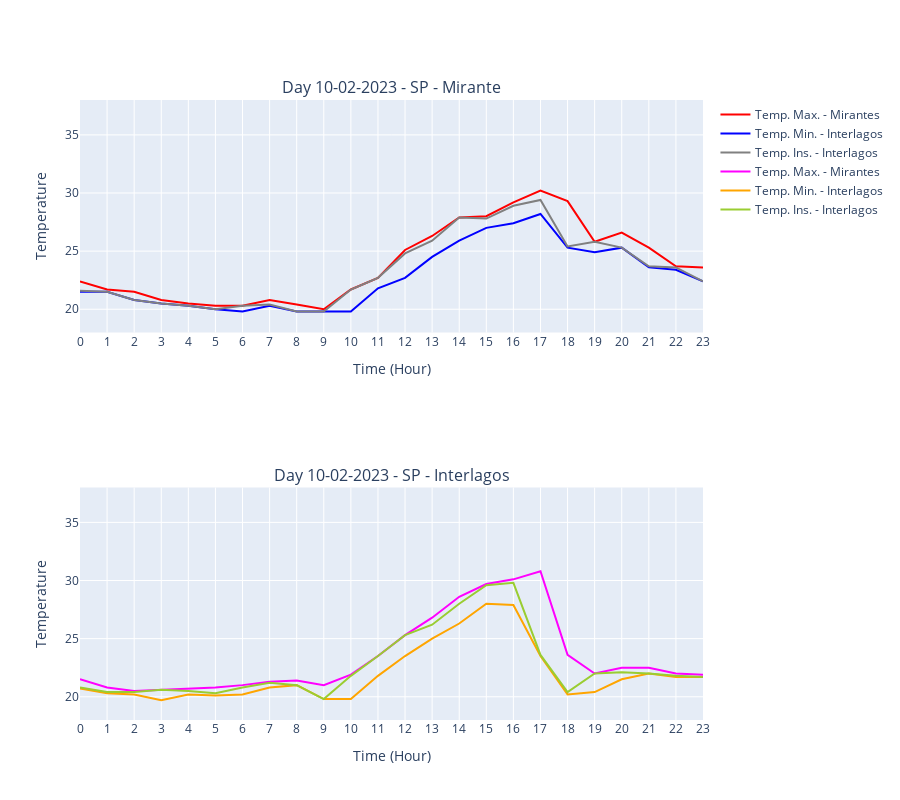
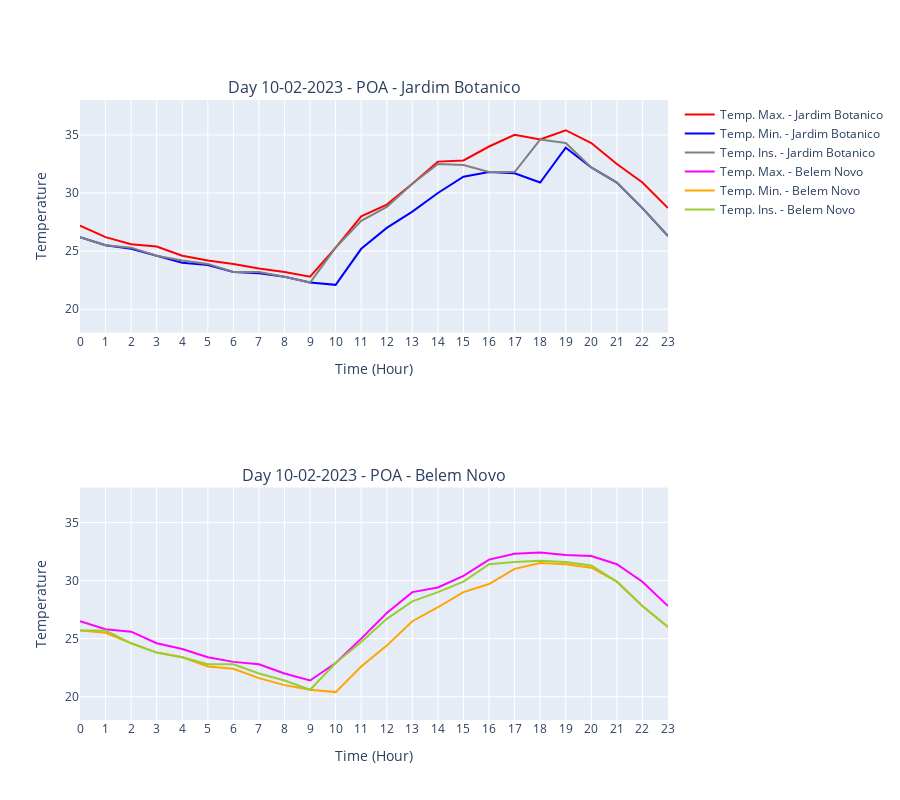

Notebook code for these charts, in order:
### Markdown cell above
Using a dynamic graph, the Max temperature was plotted. Min. and Ins. of each station

### Code cell
fig = make_subplots(rows=2, cols=1, subplot_titles=("Day 10-02-2023 - SP - Mirante", "Day 10-02-2023 - SP - Interlagos"))

# Add traces for SP - Mirante
fig.add_trace(go.Scatter(x=hora_modif, y=sp_mirante["Temp. Max. (C)"], mode='lines', name="Temp. Max. - Mirantes", line=dict(color='red')), row=1, col=1)
fig.add_trace(go.Scatter(x=hora_modif, y=sp_mirante["Temp. Min. (C)"], mode='lines', name="Temp. Min. - Interlagos", line=dict(color='blue')), row=1, col=1)
fig.add_trace(go.Scatter(x=hora_modif, y=sp_mirante["Temp. Ins. (C)"], mode='lines', name="Temp. Ins. - Interlagos", line=dict(color='grey')), row=1, col=1)

# Add traces for SP - Interlagos
fig.add_trace(go.Scatter(x=hora_modif, y=sp_interlagos["Temp. Max. (C)"], mode='lines', name="Temp. Max. - Mirantes", line=dict(color='magenta')), row=2, col=1)
fig.add_trace(go.Scatter(x=hora_modif, y=sp_interlagos["Temp. Min. (C)"], mode='lines', name="Temp. Min. - Interlagos", line=dict(color='orange')), row=2, col=1)
fig.add_trace(go.Scatter(x=hora_modif, y=sp_interlagos["Temp. Ins. (C)"], mode='lines', name="Temp. Ins. - Interlagos", line=dict(color='yellowgreen')), row=2, col=1)

# Update layout
fig.update_xaxes(title_text="Time (Hour)", row=1, col=1)
fig.update_xaxes(title_text="Time (Hour)", row=2, col=1)
fig.update_yaxes(title_text="Temperature", range=[18, 38], row=1, col=1)
fig.update_yaxes(title_text="Temperature", range=[18, 38], row=2, col=1)
fig.update_layout(height=800)

fig.show()

fig = make_subplots(rows=2, cols=1, subplot_titles=("Day 10-02-2023 - POA - Jardim Botanico", "Day 10-02-2023 - POA - Belem Novo"))

# Add traces for POA - Jardim Botanico
fig.add_trace(go.Scatter(x=hora_modif, y=poa_JB["Temp. Max. (C)"], mode='lines', name="Temp. Max. - Jardim Botanico", line=dict(color='red')), row=1, col=1)
fig.add_trace(go.Scatter(x=hora_modif, y=poa_JB["Temp. Min. (C)"], mode='lines', name="Temp. Min. - Jardim Botanico", line=dict(color='blue')), row=1, col=1)
fig.add_trace(go.Scatter(x=hora_modif, y=poa_JB["Temp. Ins. (C)"], mode='lines', name="Temp. Ins. - Jardim Botanico", line=dict(color='grey')), row=1, col=1)

# Add traces for POA - Belem Novo
fig.add_trace(go.Scatter(x=hora_modif, y=poa_BN["Temp. Max. (C)"], mode='lines', name="Temp. Max. - Belem Novo", line=dict(color='magenta')), row=2, col=1)
fig.add_trace(go.Scatter(x=hora_modif, y=poa_BN["Temp. Min. (C)"], mode='lines', name="Temp. Min. - Belem Novo", line=dict(color='orange')), row=2, col=1)
fig.add_trace(go.Scatter(x=hora_modif, y=poa_BN["Temp. Ins. (C)"], mode='lines', name="Temp. Ins. - Belem Novo", line=dict(color='yellowgreen')), row=2, col=1)

# Update layout
fig.update_xaxes(title_text="Time (Hour)", row=1, col=1)
fig.update_xaxes(title_text="Time (Hour)", row=2, col=1)
fig.update_yaxes(title_text="Temperature", range=[18, 38], row=1, col=1)
fig.update_yaxes(title_text="Temperature", range=[18, 38], row=2, col=1)
fig.update_layout(height=800)

fig.show()

### Figure 1 — Plotly figure (JSON) as saved in the notebook; plotly's stock layout.template omitted (floating-point values rounded to 4 significant figures)
{"data": [{"line": {"color": "red"}, "mode": "lines", "name": "Temp. Max. - Mirantes", "type": "scatter", "x": ["0", "1", "2", "3", "4", "5", "6", "7", "8", "9", "10", "11", "12", "13", "14", "15", "16", "17", "18", "19", "20", "21", "22", "23"], "xaxis": "x", "y": [22.4, 21.7, 21.5, 20.8, 20.5, 20.3, 20.3, 20.8, 20.4, 20, 21.7, 22.7, 25.1, 26.3, 27.9, 28, 29.2, 30.2, 29.3, 25.8, 26.6, 25.3, 23.7, 23.6], "yaxis": "y"}, {"line": {"color": "blue"}, "mode": "lines", "name": "Temp. Min. - Interlagos", "type": "scatter", "x": ["0", "1", "2", "3", "4", "5", "6", "7", "8", "9", "10", "11", "12", "13", "14", "15", "16", "17", "18", "19", "20", "21", "22", "23"], "xaxis": "x", "y": [21.5, 21.5, 20.8, 20.5, 20.3, 20, 19.8, 20.3, 19.8, 19.8, 19.8, 21.8, 22.7, 24.5, 25.9, 27, 27.4, 28.2, 25.3, 24.9, 25.3, 23.6, 23.4, 22.4], "yaxis": "y"}, {"line": {"color": "grey"}, "mode": "lines", "name": "Temp. Ins. - Interlagos", "type": "scatter", "x": ["0", "1", "2", "3", "4", "5", "6", "7", "8", "9", "10", "11", "12", "13", "14", "15", "16", "17", "18", "19", "20", "21", "22", "23"], "xaxis": "x", "y": [21.6, 21.5, 20.8, 20.5, 20.3, 20, 20.3, 20.4, 19.8, 19.8, 21.7, 22.7, 24.8, 25.9, 27.9, 27.8, 28.9, 29.4, 25.4, 25.8, 25.3, 23.7, 23.6, 22.4], "yaxis": "y"}, {"line": {"color": "magenta"}, "mode": "lines", "name": "Temp. Max. - Mirantes", "type": "scatter", "x": ["0", "1", "2", "3", "4", "5", "6", "7", "8", "9", "10", "11", "12", "13", "14", "15", "16", "17", "18", "19", "20", "21", "22", "23"], "xaxis": "x2", "y": [21.5, 20.8, 20.5, 20.6, 20.7, 20.8, 21, 21.3, 21.4, 21, 21.9, 23.5, 25.3, 26.8, 28.6, 29.7, 30.1, 30.8, 23.6, 22, 22.5, 22.5, 22, 21.9], "yaxis": "y2"}, {"line": {"color": "orange"}, "mode": "lines", "name": "Temp. Min. - Interlagos", "type": "scatter", "x": ["0", "1", "2", "3", "4", "5", "6", "7", "8", "9", "10", "11", "12", "13", "14", "15", "16", "17", "18", "19", "20", "21", "22", "23"], "xaxis": "x2", "y": [20.7, 20.3, 20.2, 19.7, 20.2, 20.1, 20.2, 20.8, 21, 19.8, 19.8, 21.8, 23.5, 25, 26.3, 28, 27.9, 23.5, 20.2, 20.4, 21.5, 22, 21.7, 21.7], "yaxis": "y2"}, {"line": {"color": "yellowgreen"}, "mode": "lines", "name": "Temp. Ins. - Interlagos", "type": "scatter", "x": ["0", "1", "2", "3", "4", "5", "6", "7", "8", "9", "10", "11", "12", "13", "14", "15", "16", "17", "18", "19", "20", "21", "22", "23"], "xaxis": "x2", "y": [20.8, 20.4, 20.4, 20.6, 20.5, 20.3, 20.8, 21.2, 21, 19.8, 21.8, 23.5, 25.3, 26.2, 28, 29.6, 29.8, 23.6, 20.4, 22, 22.1, 22, 21.8, 21.7], "yaxis": "y2"}], "layout": {"annotations": [{"font": {"size": 16}, "showarrow": false, "text": "Day 10-02-2023 - SP - Mirante", "x": 0.5, "xanchor": "center", "xref": "paper", "y": 1, "yanchor": "bottom", "yref": "paper"}, {"font": {"size": 16}, "showarrow": false, "text": "Day 10-02-2023 - SP - Interlagos", "x": 0.5, "xanchor": "center", "xref": "paper", "y": 0.375, "yanchor": "bottom", "yref": "paper"}], "height": 800, "xaxis": {"anchor": "y", "domain": [0, 1], "title": {"text": "Time (Hour)"}}, "xaxis2": {"anchor": "y2", "domain": [0, 1], "title": {"text": "Time (Hour)"}}, "yaxis": {"anchor": "x", "domain": [0.625, 1], "range": [18, 38], "title": {"text": "Temperature"}}, "yaxis2": {"anchor": "x2", "domain": [0, 0.375], "range": [18, 38], "title": {"text": "Temperature"}}}}

### Figure 2 — Plotly figure (JSON) as saved in the notebook; plotly's stock layout.template omitted (floating-point values rounded to 4 significant figures)
{"data": [{"line": {"color": "red"}, "mode": "lines", "name": "Temp. Max. - Jardim Botanico", "type": "scatter", "x": ["0", "1", "2", "3", "4", "5", "6", "7", "8", "9", "10", "11", "12", "13", "14", "15", "16", "17", "18", "19", "20", "21", "22", "23"], "xaxis": "x", "y": [27.2, 26.2, 25.6, 25.4, 24.6, 24.2, 23.9, 23.5, 23.2, 22.8, 25.3, 28, 29, 30.8, 32.7, 32.8, 34, 35, 34.6, 35.4, 34.3, 32.5, 30.9, 28.7], "yaxis": "y"}, {"line": {"color": "blue"}, "mode": "lines", "name": "Temp. Min. - Jardim Botanico", "type": "scatter", "x": ["0", "1", "2", "3", "4", "5", "6", "7", "8", "9", "10", "11", "12", "13", "14", "15", "16", "17", "18", "19", "20", "21", "22", "23"], "xaxis": "x", "y": [26.2, 25.5, 25.2, 24.6, 24, 23.8, 23.2, 23.1, 22.8, 22.3, 22.1, 25.2, 27, 28.4, 30, 31.4, 31.8, 31.7, 30.9, 33.9, 32.2, 30.9, 28.7, 26.3], "yaxis": "y"}, {"line": {"color": "grey"}, "mode": "lines", "name": "Temp. Ins. - Jardim Botanico", "type": "scatter", "x": ["0", "1", "2", "3", "4", "5", "6", "7", "8", "9", "10", "11", "12", "13", "14", "15", "16", "17", "18", "19", "20", "21", "22", "23"], "xaxis": "x", "y": [26.2, 25.5, 25.3, 24.6, 24.2, 23.9, 23.2, 23.2, 22.8, 22.3, 25.3, 27.6, 28.8, 30.8, 32.5, 32.4, 31.8, 31.8, 34.6, 34.3, 32.2, 30.9, 28.7, 26.3], "yaxis": "y"}, {"line": {"color": "magenta"}, "mode": "lines", "name": "Temp. Max. - Belem Novo", "type": "scatter", "x": ["0", "1", "2", "3", "4", "5", "6", "7", "8", "9", "10", "11", "12", "13", "14", "15", "16", "17", "18", "19", "20", "21", "22", "23"], "xaxis": "x2", "y": [26.5, 25.8, 25.6, 24.6, 24.1, 23.4, 23, 22.8, 22, 21.4, 22.9, 25, 27.2, 29, 29.4, 30.4, 31.8, 32.3, 32.4, 32.2, 32.1, 31.4, 29.9, 27.8], "yaxis": "y2"}, {"line": {"color": "orange"}, "mode": "lines", "name": "Temp. Min. - Belem Novo", "type": "scatter", "x": ["0", "1", "2", "3", "4", "5", "6", "7", "8", "9", "10", "11", "12", "13", "14", "15", "16", "17", "18", "19", "20", "21", "22", "23"], "xaxis": "x2", "y": [25.7, 25.5, 24.6, 23.8, 23.4, 22.6, 22.4, 21.6, 21, 20.6, 20.4, 22.6, 24.4, 26.5, 27.7, 29, 29.7, 31, 31.5, 31.4, 31.1, 29.9, 27.8, 26], "yaxis": "y2"}, {"line": {"color": "yellowgreen"}, "mode": "lines", "name": "Temp. Ins. - Belem Novo", "type": "scatter", "x": ["0", "1", "2", "3", "4", "5", "6", "7", "8", "9", "10", "11", "12", "13", "14", "15", "16", "17", "18", "19", "20", "21", "22", "23"], "xaxis": "x2", "y": [25.7, 25.7, 24.6, 23.8, 23.4, 22.8, 22.8, 22, 21.4, 20.6, 22.9, 24.7, 26.7, 28.2, 29, 29.9, 31.4, 31.6, 31.7, 31.6, 31.3, 29.9, 27.8, 26], "yaxis": "y2"}], "layout": {"annotations": [{"font": {"size": 16}, "showarrow": false, "text": "Day 10-02-2023 - POA - Jardim Botanico", "x": 0.5, "xanchor": "center", "xref": "paper", "y": 1, "yanchor": "bottom", "yref": "paper"}, {"font": {"size": 16}, "showarrow": false, "text": "Day 10-02-2023 - POA - Belem Novo", "x": 0.5, "xanchor": "center", "xref": "paper", "y": 0.375, "yanchor": "bottom", "yref": "paper"}], "height": 800, "xaxis": {"anchor": "y", "domain": [0, 1], "title": {"text": "Time (Hour)"}}, "xaxis2": {"anchor": "y2", "domain": [0, 1], "title": {"text": "Time (Hour)"}}, "yaxis": {"anchor": "x", "domain": [0.625, 1], "range": [18, 38], "title": {"text": "Temperature"}}, "yaxis2": {"anchor": "x2", "domain": [0, 0.375], "range": [18, 38], "title": {"text": "Temperature"}}}}
